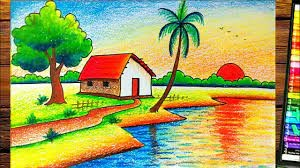
#> input picture Picture2.jpg, 300 x 168 px, found by its file name
$ python 11.py
#> lines starting #> are read from the running program, lines starting #| are printed output that depends on the picture
import cv2
import numpy as np
input_image = cv2.imread("C:/Users/P Leela Mohan/Desktop/computer vision/Picture2.jpg")
#> input_image is the input picture: shape (168, 300, 3); mean B, G, R 95.9, 162, 160.7
cv2.imshow("input img",input_image)
cv2.waitKey(0)
input_points = np.float32([[30, 30], [40, 40], [30, 40], [40, 40]])
output_points = np.float32([[30, 45], [25, 35], [40, 25], [30, 35]])
homography_matrix, _ = cv2.findHomography(input_points, output_points)
output_image = cv2.warpPerspective(input_image, homography_matrix, (600,700))
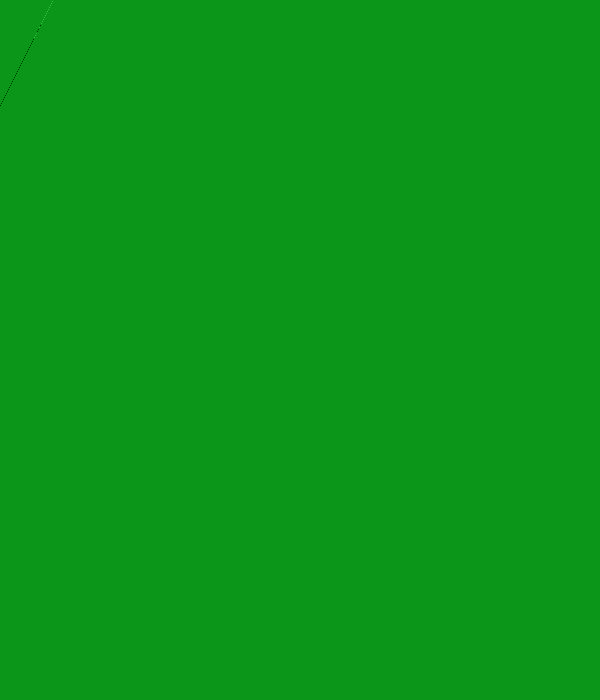
#> output_image: shape (700, 600, 3); mean B, G, R 25, 150, 11
cv2.imshow('Output Image', output_image)
cv2.waitKey(0)
cv2.destroyAllWindows()
